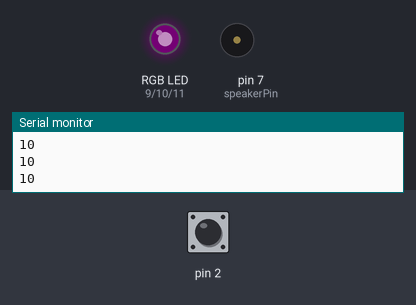
This sketch was run on a simulated Arduino Uno, built with avr-gcc and run on an emulated ATmega328P. Shown: an RGB LED mixed from three pins (HIGH = lit), buzzer (waves = sounding), the last lines printed to the serial monitor. Inputs (shaded band) come from the test bench; at power-on: pin 2 HIGH. Dim RGB values are drawn brighter than linear.

Above: at 1.27 s.
1.3 s: pin 2 pulled LOW for 0.15 s
At 4.8 s:
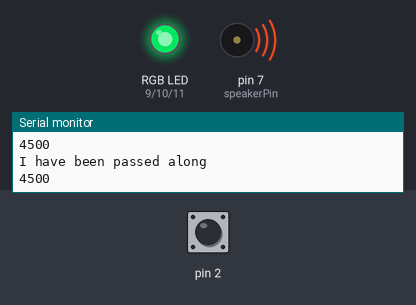
At 16.79 s:
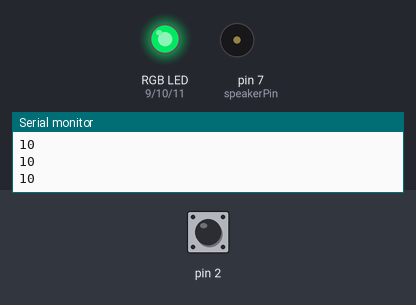
Timing chart, 0 to 18.7 s (numbered marks = the images above; inputs shaded):
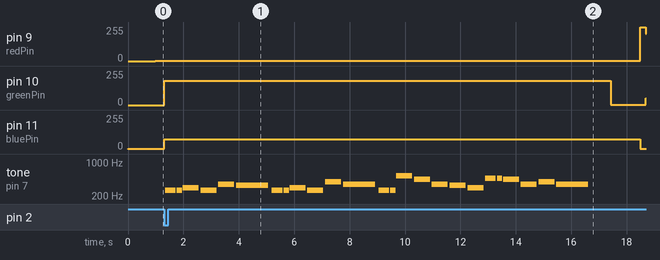

The sketch:

memorology1.ino
```cpp
#include <CapacitiveSensor.h>
#include "pitches.h"

CapacitiveSensor   cs_4_2 = CapacitiveSensor(4,2);        // 10M resistor between pins 4 & 2, pin 2 is sensor pin, add a wire and or foil if desired

// You may need to adjust this value to work for your particular sensor.
// Use the capacitive sensing test sketch to get a sense of the range of values
// coming from your capacitive sensor.
int speakerPin = 7;
int threshold = 100;
// int noteDuration = 10; // ms
// note durations: 4 = quarter note, 8 = eighth note, etc.:
//int noteDuration[] = {
//
//  4, 8, 8, 4, 4, 4, 4, 4
//};
int toneVal;


// Play happy birthday melody change this to make the song slower or faster
int tempo = 140;

// piezzo pin
int buzzer = 7;

// LED logic
// ----------------------------------------------------
// Red LED, connected to digital pin 9
const int redPin   = 9;
// Green LED, connected to digital pin 10
const int greenPin = 10;
// Blue LED,  connected to digital pin 11
const int bluePin  = 11;

// Variables to store the values to send to the pins.
// Initial values are Red full, Green and Blue off.
int redVal   = 255;
int greenVal = 1;
int blueVal  = 1;

// Tracks how many 'steps' into our fade we are.
unsigned i = 0;
// The number of ms to wait between steps in the fade. Smaller values will result
// In a faster fade.
const int wait = 5;
// Determines if debug information should be printed to the serial monitor.
const bool DEBUG = false;
// ----------------------------------------------------

// notes of the moledy followed by the duration.
// a 4 means a quarter note, 8 an eighteenth , 16 sixteenth, so on
// !!negative numbers are used to represent dotted notes,
// so -4 means a dotted quarter note, that is, a quarter plus an eighteenth!!
int melody[] = {

  // Happy Birthday
  // Score available at https://musescore.com/user/8221/scores/26906

  NOTE_C4,4, NOTE_C4,8,
  NOTE_D4,-4, NOTE_C4,-4, NOTE_F4,-4,
  NOTE_E4,-2, NOTE_C4,4, NOTE_C4,8,
  NOTE_D4,-4, NOTE_C4,-4, NOTE_G4,-4,
  NOTE_F4,-2, NOTE_C4,4, NOTE_C4,8,

  NOTE_C5,-4, NOTE_A4,-4, NOTE_F4,-4,
  NOTE_E4,-4, NOTE_D4,-4, NOTE_AS4,4, NOTE_AS4,8,
  NOTE_A4,-4, NOTE_F4,-4, NOTE_G4,-4,
  NOTE_F4,-2,

};

// sizeof gives the number of bytes, each int value is composed of two bytes (16 bits)
// there are two values per note (pitch and duration), so for each note there are four bytes
int notes = sizeof(melody) / sizeof(melody[0]) / 2;

// this calculates the duration of a whole note in ms
int wholenote = (60000 * 4) / tempo;

int divider = 0, noteDuration = 0;


void setup()
{
  cs_4_2.set_CS_AutocaL_Millis(0xFFFFFFFF);     // turn off autocalibrate on channel 1 - just as an example
  // pinMode(LED_BUILTIN, OUTPUT);
  pinMode(redPin,   OUTPUT);
  pinMode(greenPin, OUTPUT);
  pinMode(bluePin,  OUTPUT);

  pinMode(speakerPin, OUTPUT);
  Serial.begin(9600);

}

void loop()
{
  long capVal =  cs_4_2.capacitiveSensor(30);

  Serial.println(capVal);

  if ( capVal > threshold ) {
//    tempo = capVal;
//    noteDuration = capVal;

    // digitalWrite(LED_BUILTIN, HIGH);

    buzzerFn(capVal);
    ledBlink();

  } else {
    toneVal = capVal;

    //digitalWrite(LED_BUILTIN, LOW);
    noTone(buzzer);
    ledBlink();
  }

}
void buzzerFn(int capVal) {
  Serial.println("I have been passed along");
  Serial.println(capVal);

  // play happy birthday song
  // iterate over the notes of the melody.
  // Remember, the array is twice the number of notes (notes + durations)

  for (int thisNote = 0; thisNote < notes * 2; thisNote = thisNote + 2) {
    if ( capVal )

    // calculates the duration of each note
    divider = melody[thisNote + 1];
    if (divider > 0) {
      // regular note, just proceed
      noteDuration = (wholenote) / divider;
    } else if (divider < 0) {
      // dotted notes are represented with negative durations!!
      noteDuration = (wholenote) / abs(divider);
      noteDuration *= 1.5; // increases the duration in half for dotted notes
    }

    // we only play the note for 90% of the duration, leaving 10% as a pause
    tone(buzzer, melody[thisNote], noteDuration * 0.9);

    // Wait for the specief duration before playing the next note.
    delay(noteDuration);

    // stop the waveform generation before the next note.
    noTone(buzzer);
  }

}
void ledBlink() {

  i += 1;
  if (i < 255) {
    redVal   -= 1; // Red down
    greenVal += 1; // Green up
    blueVal   = 1; // Blue low
  } else if (i < 509) {
    redVal    = 1; // Red low
    greenVal -= 1; // Green down
    blueVal  += 1; // Blue up
  } else if (i < 763) {
    redVal  += 1; // Red up
    greenVal = 1; // Green low
    blueVal -= 1; // Blue down
  } else {
    i = 0;
  }

  analogWrite(redPin,   redVal);
  analogWrite(greenPin, greenVal);
  analogWrite(bluePin,  blueVal);

}

//void my_delay(int milsec){
//  int c = 1;
//  for ( int i = 0; i < milsec; i++ ) {
//        c = c * (-1); Serial.print("delay running\n");
//  }
//}
```

pitches.h
```cpp
#define NOTE_B0  31
#define NOTE_C1  33
#define NOTE_CS1 35
#define NOTE_D1  37
#define NOTE_DS1 39
#define NOTE_E1  41
#define NOTE_F1  44
#define NOTE_FS1 46
#define NOTE_G1  49
#define NOTE_GS1 52
#define NOTE_A1  55
#define NOTE_AS1 58
#define NOTE_B1  62
#define NOTE_C2  65
#define NOTE_CS2 69
#define NOTE_D2  73
#define NOTE_DS2 78
#define NOTE_E2  82
#define NOTE_F2  87
#define NOTE_FS2 93
#define NOTE_G2  98
#define NOTE_GS2 104
#define NOTE_A2  110
#define NOTE_AS2 117
#define NOTE_B2  123
#define NOTE_C3  131
#define NOTE_CS3 139
#define NOTE_D3  147
#define NOTE_DS3 156
#define NOTE_E3  165
#define NOTE_F3  175
#define NOTE_FS3 185
#define NOTE_G3  196
#define NOTE_GS3 208
#define NOTE_A3  220
#define NOTE_AS3 233
#define NOTE_B3  247
#define NOTE_C4  262
#define NOTE_CS4 277
#define NOTE_D4  294
#define NOTE_DS4 311
#define NOTE_E4  330
#define NOTE_F4  349
#define NOTE_FS4 370
#define NOTE_G4  392
#define NOTE_GS4 415
#define NOTE_A4  440
#define NOTE_AS4 466
#define NOTE_B4  494
#define NOTE_C5  523
#define NOTE_CS5 554
#define NOTE_D5  587
#define NOTE_DS5 622
#define NOTE_E5  659
#define NOTE_F5  698
#define NOTE_FS5 740
#define NOTE_G5  784
#define NOTE_GS5 831
#define NOTE_A5  880
#define NOTE_AS5 932
#define NOTE_B5  988
#define NOTE_C6  1047
#define NOTE_CS6 1109
#define NOTE_D6  1175
#define NOTE_DS6 1245
#define NOTE_E6  1319
#define NOTE_F6  1397
#define NOTE_FS6 1480
#define NOTE_G6  1568
#define NOTE_GS6 1661
#define NOTE_A6  1760
#define NOTE_AS6 1865
#define NOTE_B6  1976
#define NOTE_C7  2093
#define NOTE_CS7 2217
#define NOTE_D7  2349
#define NOTE_DS7 2489
#define NOTE_E7  2637
#define NOTE_F7  2794
#define NOTE_FS7 2960
#define NOTE_G7  3136
#define NOTE_GS7 3322
#define NOTE_A7  3520
#define NOTE_AS7 3729
#define NOTE_B7  3951
#define NOTE_C8  4186
#define NOTE_CS8 4435
#define NOTE_D8  4699
#define NOTE_DS8 4978
#define REST      0
```

Measured:
- by itself, tone on pin 7 (speakerPin): plays 262 Hz for 0.39 s, 262 Hz for 0.19 s, 294 Hz for 0.58 s, 262 Hz for 0.58 s, 349 Hz for 0.58 s, 330 Hz for 1.2 s … (25 notes in this stretch)
